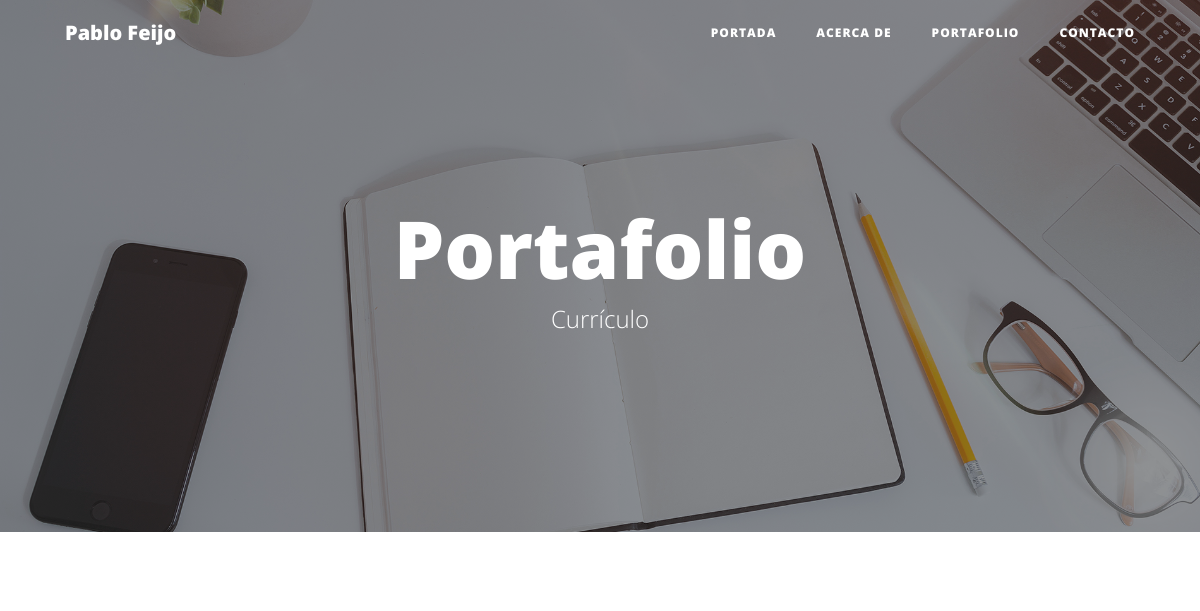
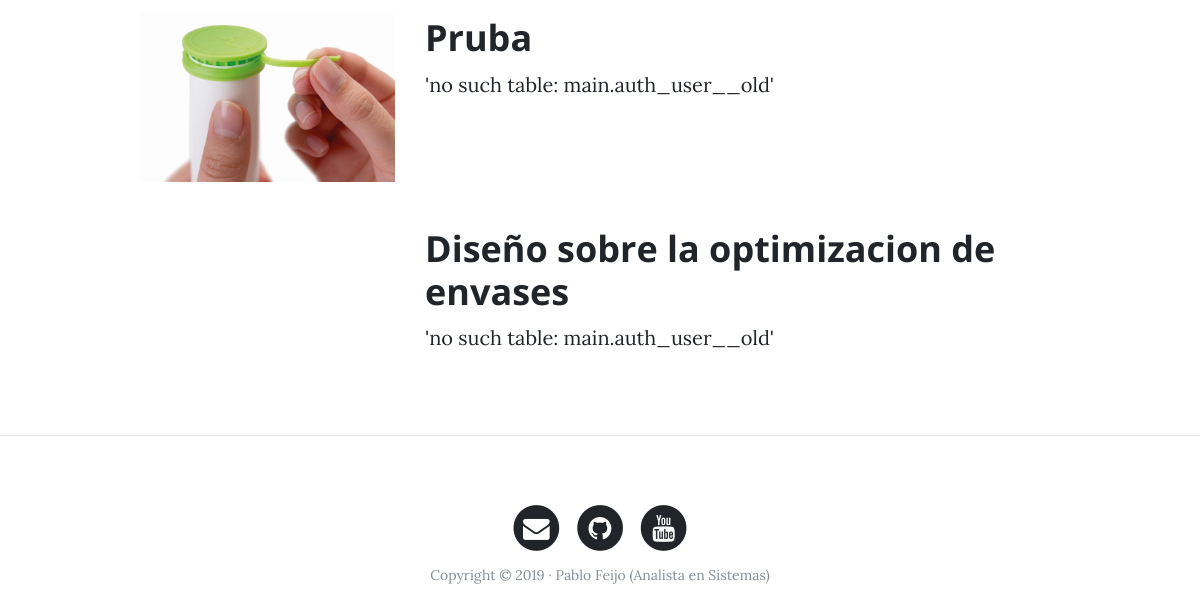
/portfolio/, run on an earlier commit of the app's database (2 pictures, top to bottom).
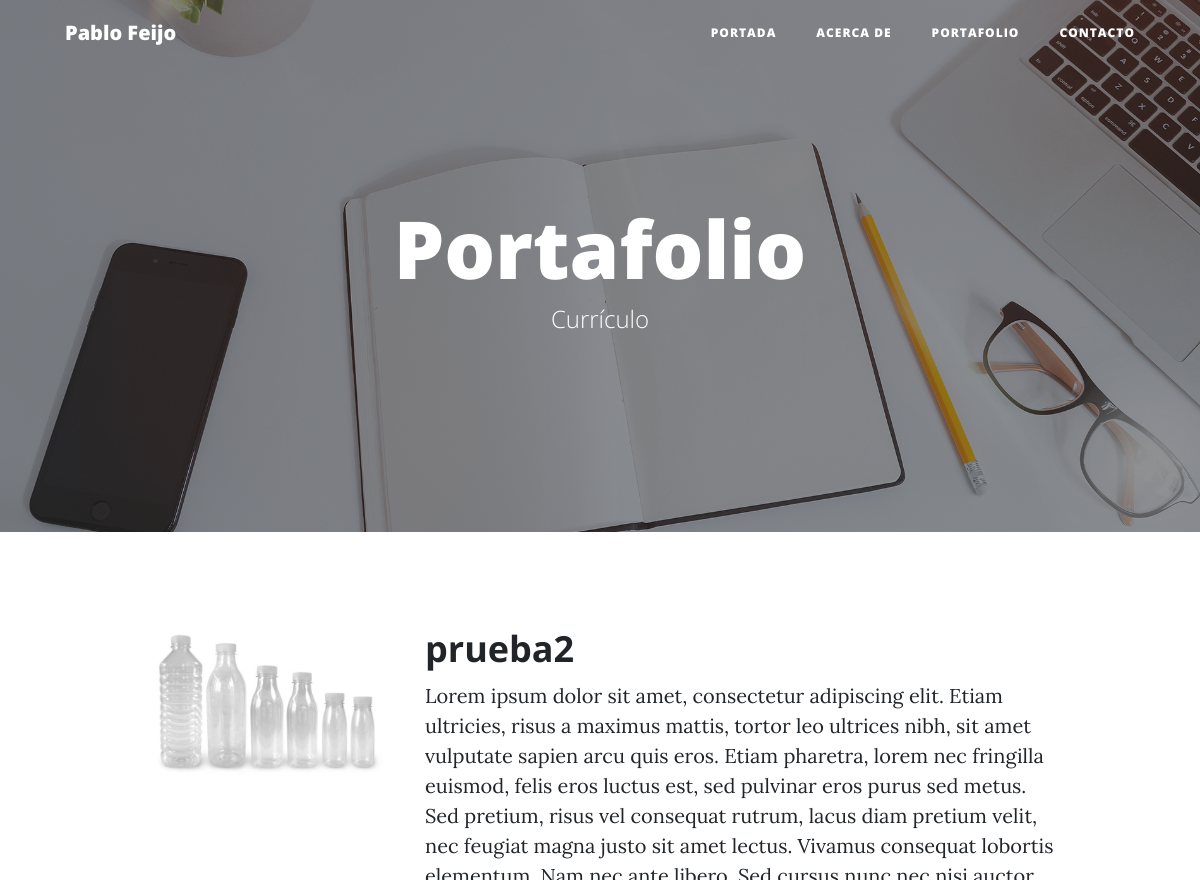
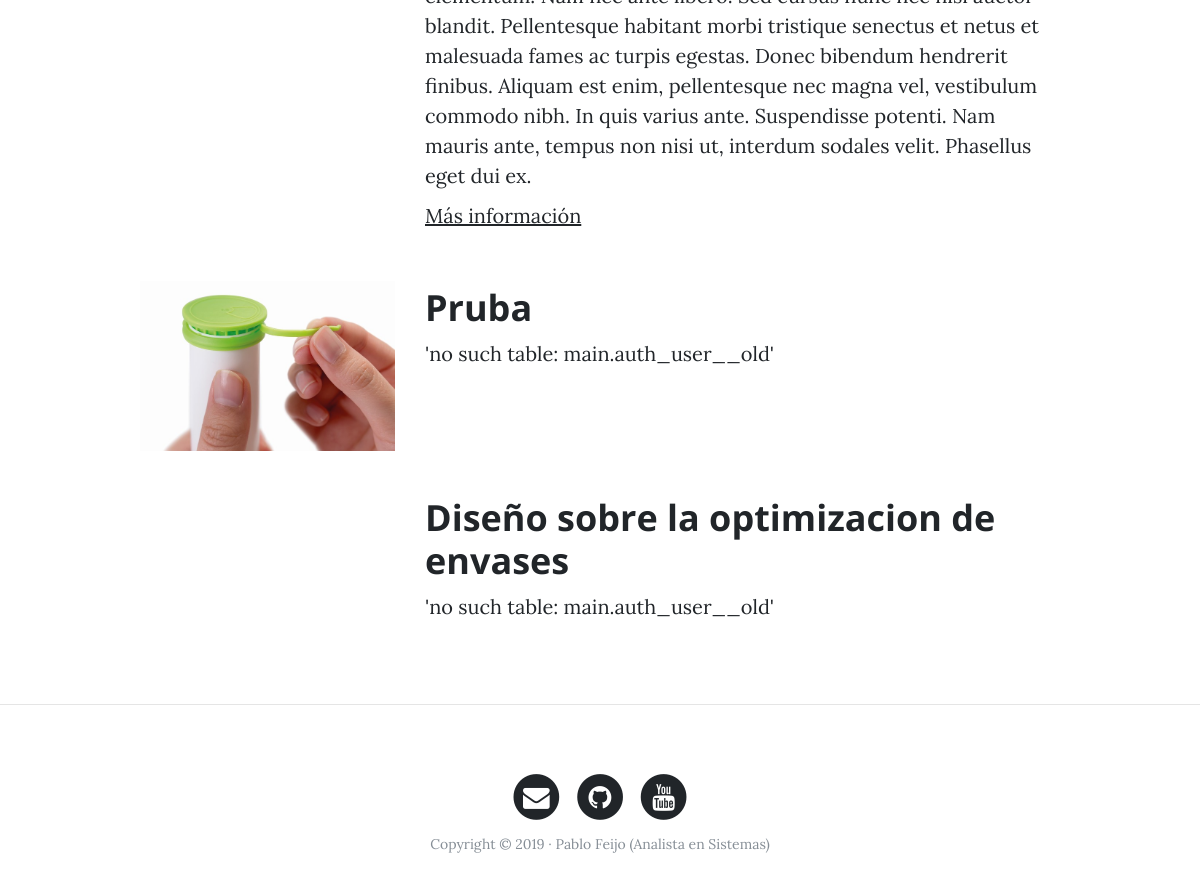
And on a later commit of the database (2 pictures, top to bottom).
### portfolio/models.py (models this page shows, shortened)
class Project(models.Model):
    title = models.CharField(max_length=200, verbose_name = "Titulo")
    description = models.TextField(verbose_name = "Descripcion")
    more = models.URLField(verbose_name="Mas informacion",null=True, blank=True)
    image = models.ImageField(verbose_name = "Imagen", upload_to="projects")
    created = models.DateTimeField(auto_now_add=True, verbose_name = "Fecha de creacion")
    updated = models.DateTimeField(auto_now=True, verbose_name = "Fehca de edicion")
    class Meta:
        verbose_name = 'Proyecto'
        verbose_name_plural = 'Proyectos'
        ordering = ["-created"]

### portfolio/views.py (the view)
# urls.py: path('portfolio/', portfolio_views.porfolio, name="portfolio"),
def porfolio(request):
    projects = Project.objects.all()
    return render(request, "portfolio/portfolio.html", {'projects':projects})

### portfolio/templates/portfolio/portfolio.html (shortened to what this page needs)
{% extends 'core/base.html' %}
{% load static %}
{% block background %}{% static 'core/img/portfolio-bg.jpg' %}{% endblock %}
{%block headers%}
<h1>Portafolio</h1>
<span class="subheading">Currículo</span>
{% endblock %}
{% block content %}
	{% for project in projects %}
	      <div class="row project">
	      	<div class="col-lg-3 col-md-4 offset-lg-1">
			      <img class="img-fluid" src="{{project.image.url}}" alt="">
	      	</div>
	        <div class="col-lg-7 col-md-8">
	      		<h2 class="section-heading title">{{project.title}}</h2>
	          <p>{{project.description}}</p>
	          {% if project.more %}
			  <p><a href="{{project.more}}">Más información</a></p>
			  {% endif %}
	      	</div>
	      </div>
	{% endfor %}
{% endblock %}

What changed in the data, as far as the page shows it:
added Project: image (picture), title "prueba2", description "Lorem ipsum dolor sit amet, consectetur adipiscing elit. Etiam ultricies, risus a maximus mattis, tortor leo ultrices nibh, sit amet vulputate sapien arcu quis eros. Etiam pharetra, lorem nec fringilla euismod, felis eros luctus est, sed pulvinar eros purus sed metus. Sed pretium, risus vel consequat rutrum, lacus diam pretium velit, nec feugiat magna justo sit amet lectus. Vivamus consequat lobortis elementum. Nam nec ante libero. Sed cursus nunc nec nisi auctor blandit. Pellentesque habitant morbi tristique senectus et netus et malesuada fames ac turpis egestas. Donec bibendum hendrerit finibus. Aliquam est enim, pellentesque nec magna vel, vestibulum commodo nibh. In quis varius ante.…"
